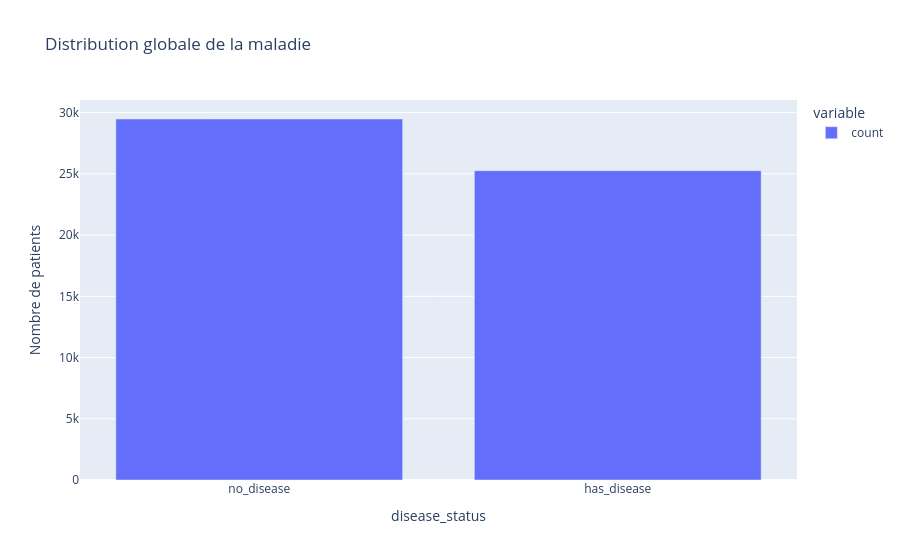

This figure's notebook cell:
### Code cell
import plotly.express as px

fig = px.bar(
    df["disease_status"].value_counts(),
    title="Distribution globale de la maladie",
    labels={"value": "Nombre de patients", "index": "Statut"}
)
fig.show()

### Figure 1 — Plotly figure (JSON) as saved in the notebook; plotly's stock layout.template omitted (floating-point values rounded to 4 significant figures)
{"data": [{"hovertemplate": "variable=count<br>disease_status=%{x}<br>Nombre de patients=%{y}<extra></extra>", "legendgroup": "count", "marker": {"color": "#636efa", "pattern": {"shape": ""}}, "name": "count", "orientation": "v", "showlegend": true, "textposition": "auto", "type": "bar", "x": ["no_disease", "has_disease"], "xaxis": "x", "y": [29479, 25258], "yaxis": "y"}], "layout": {"barmode": "relative", "legend": {"title": {"text": "variable"}, "tracegroupgap": 0}, "title": {"text": "Distribution globale de la maladie"}, "xaxis": {"anchor": "y", "domain": [0, 1], "title": {"text": "disease_status"}}, "yaxis": {"anchor": "x", "domain": [0, 1], "title": {"text": "Nombre de patients"}}}}
